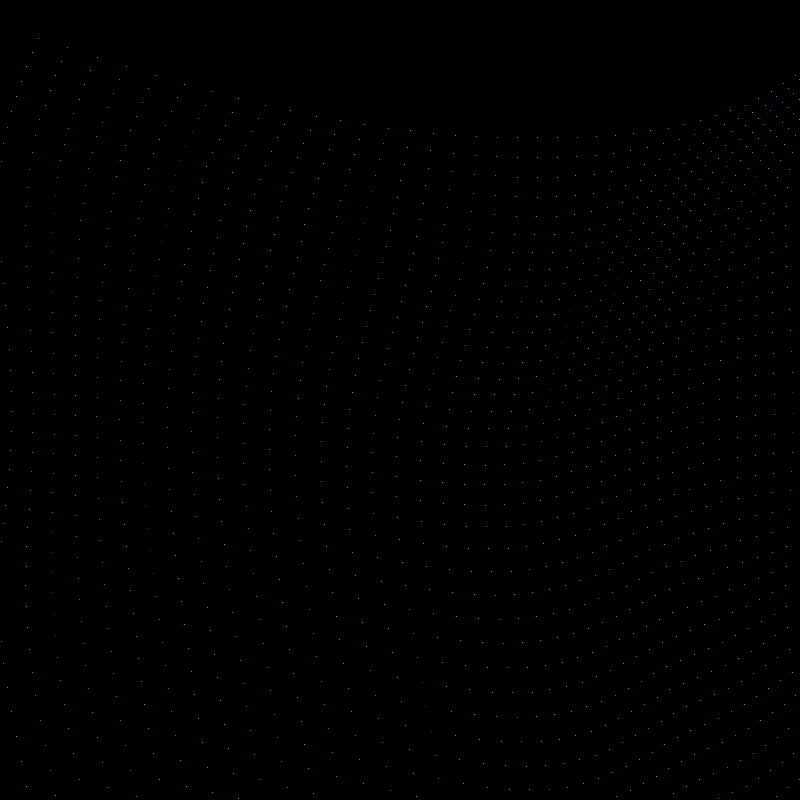
Frame 1 (no input)
Frame 60 (the mouse pressed at the canvas centre just before this capture): identical to frame 1, image omitted
Frame 120 (the mouse held since frame 60 and released just before this capture): identical to frame 1, image omitted

The Processing sketch that drew this single still picture (run headless with seeded random() and noise(); from frame 60 on, the mouse is pressed at the canvas centre):

// Processing sketch: sketch_03_noise_grid_color_mod
// ── sketch_03_noise_grid_color_mod.pde
// Gestalten mit Code - day 03 - advanced lectures

/**
 * Perlin noise fields
 * Step 3, draw noise grid and add color (modulated by noise)
 *
 */


// ArrayList of PVector holding position data
ArrayList<PVector> points = new ArrayList<PVector>();
float time = 0.0;

// colors used for points
color[] palette = {
  color(0, 91, 197),
  color(0, 180, 252),
  color(23, 249, 255),
  color(223, 147, 0),
  color(248, 190, 0)
};


void setup() {
  size(800, 800);
  strokeWeight(1);
  stroke(255);
  background(0);
  noFill();
  smooth(8);

  // prefill our positions vector
  for (float x=-1; x<=1; x+=0.05) {
    for (float y=-1; y<=1; y+=0.05) {
      PVector v = new PVector(x, y);
      points.add(v);
    }
  }
}

void draw() {
  background(0);
  
  int index = 0;
  for (PVector point : points) {
    float mX = point.x*0.2; //+time;
    float mY = point.y*0.2; //+time;
    float offset = map(noise(mX, mY), 0, 1, -1, 1);
    
    float x = map(point.x+offset, -1, 1, 0, width);
    float y = map(point.y+offset, -1, 1, 0, height);
    
    int pIndex = (int)(palette.length*noise(index/10.0)); // vary noise function
    stroke(palette[pIndex]); // add alpha
    point(x, y);
    
    index++;
  }
  
  //time += 0.001;
}
